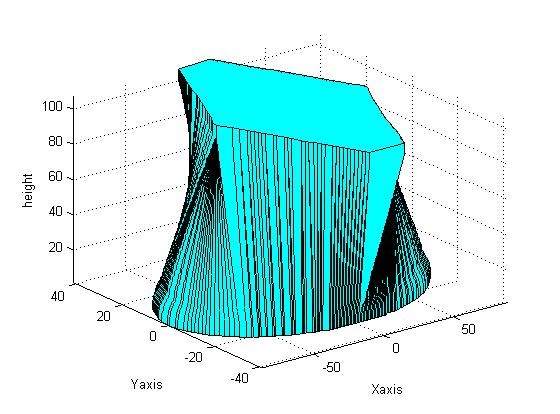
%> input picture P21/test.jpg, 560 x 414 px
$ octave --eval "result = mainProgramTest21;"   (GNU Octave 9; MATLAB toolbox functions it lacks are replaced by stand-ins)
%> lines starting %> are read from the running program, lines starting %| are printed output that depends on the picture; in (x1, y1, x2, y2) boxes, pixels count from 0 and x2, y2 are one past the last pixel; in counts of white or black regions, pixels touching at a corner belong together; the program's own positions count from 1
### P21/Get_file.m
function [D]=Get_file()
[filename,pathname] = uigetfile({'*.png';'*.jpg';'*.tif';'*.*'}, 'Get Image file');
%> the answer given: test.jpg
        fich1 = fullfile(pathname,filename);
        D=imread(fich1);
%> D is the input picture: size 414x560x3 uint8; mean R, G, B 192.8, 231.7, 231.7


### P21/sortedPoint.m
function [ pout ] = sortedPoint( p )
%UNTITLED3 Summary of this function goes here
%   Detailed explanation goes here

px = p(:,1);
py = p(:,2);

cx = mean(px);
cy = mean(py);

a = atan2(py-cy,px-cx);

[~,ord] = sort(a);

px = px(ord);
py = py(ord);

pout = [px py];

end

### P21/mainProgramTest21.m
function [out] = mainProgramTest21()
clear all;close all;
img = Get_file();
%img = imrotate(img,90);
try
I = rgb2gray(img);
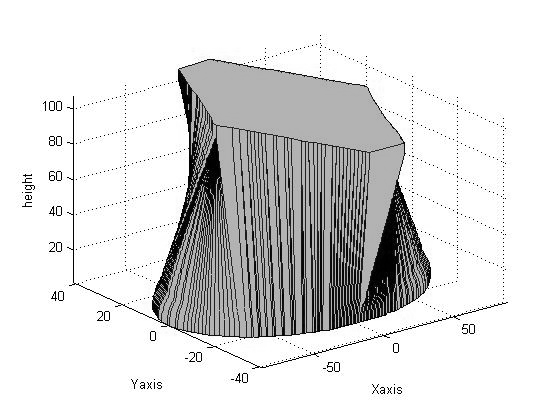
%> I: size 414x560 uint8; min 0, max 255, mean 220
catch ex
    I = im2bw(img);
end
%% get X Y
ff = edge(I,'canny');
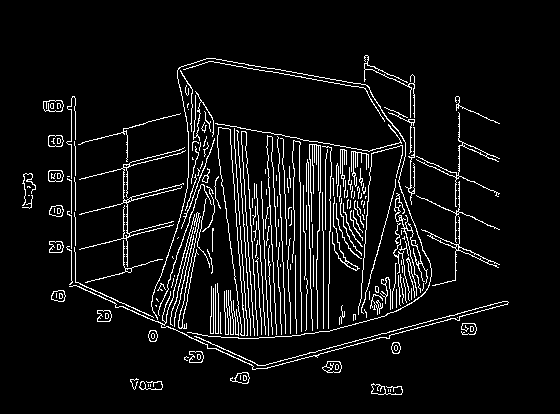
%> ff: size 414x560 logical; 6.7% white in thin lines or dots, all inside (x1, y1, x2, y2) = (22, 55, 509, 395)
[y, x] = find(ff == 1);
%> y = 15640 values from 56 to 395; x = 15640 values from 23 to 509
edgesnap = [x(:),y(:)];
set(0,'RecursionLimit',3000);
figure,imshow(img);hold on;
a = sortedPoint(edgesnap);
%> in sortedPoint, `cx = mean(px);`: cx = 275.7
%> in sortedPoint, `cy = mean(py);`: cy = 230.7
%[a,~] = dpsimplify(a,1);
edgesnap = a;
%% =============== First draw =============== %%
k = 1;

while k == 1
[~, maskX1,maskY1] = roipoly;
disp(['if proceed please click but if not please press a button']);
k = waitforbuttonpress;
end
xy1 = [];
for count = 1:size(maskX1,1)-2
[x, y]=bresenham(maskX1(count),maskY1(count),maskX1(count+1),maskY1(count+1));
xy1 = [xy1;x,y];
end
        % Snap line
matching = knnclassify(xy1,edgesnap,1:1:size(edgesnap,1));
newSnap1 = edgesnap(matching,1:2);
hold on,plot(edgesnap(matching,1),edgesnap(matching,2),'b*');
        % Rotate line
newSnap1 = rotateLine2(newSnap1); % rotate for other half
hold on,plot(newSnap1(:,1),newSnap1(:,2),'g-');
xy1Sh(:,1) = newSnap1(:,1)- min(newSnap1(:,1)) - ceil((max(newSnap1(:,1))-min(newSnap1(:,1)))/2);
xy1Sh(:,2) = newSnap1(:,2)- min(newSnap1(:,2)) - ceil((max(newSnap1(:,2))-min(newSnap1(:,2)))/2);

%% Second draw
k = 1;
while k == 1
[~, maskX2,maskY2] = roipoly;
disp(['if proceed please click but if not please press a button']);
k = waitforbuttonpress;
end
xy1 = [];
for count = 1:size(maskX2,1)-2
[x, y]=bresenham(maskX2(count),maskY2(count),maskX2(count+1),maskY2(count+1));
xy1 = [xy1;x,y];
end
        % Snap line
        matching = knnclassify(xy1,edgesnap,1:1:size(edgesnap,1));
        newSnap2 = edgesnap(matching,1:2);
        hold on,plot(edgesnap(matching,1),edgesnap(matching,2),'b*');
        % Rotate line
        newSnap2 = rotateLine2(newSnap2); % rotate for other half
        hold on,plot(newSnap2(:,1),newSnap2(:,2),'g-');
        xy2Sh(:,1) = newSnap2(:,1)- min(newSnap2(:,1)) - ceil((max(newSnap2(:,1))-min(newSnap2(:,1)))/2);
        xy2Sh(:,2) = newSnap2(:,2)- min(newSnap2(:,2)) - ceil((max(newSnap2(:,2))-min(newSnap2(:,2)))/2);

%% interpolation process

%clear maskX1;clear maskX2;clear maskY1;clear maskY2;
% simple width of shape
%tempH = ceil((size(newSnap2,1)-1)/2);
count = 1;
for i = newSnap1(1,2):1:newSnap2(1,2)
        tempFind = find(ff(i,:)); % search edge boundary
        width(count,1) = (tempFind(end) - tempFind(1));
% [8 lines of commented-out code are left out]

        count=count+1;
end
%clear count
% simple height of shape
divide = newSnap2(1,2)-newSnap1(1,2);% user

% tempH = newSnap1();
%clear tempH;

[libDist, shape] = interpProfile5(xy1Sh,xy2Sh,divide);
%[shape] = interpProfile(xy1,xy2,divide);
hold on;
%% sweep process
% [7 lines of commented-out code are left out]
model(1).XY = shape(end).XY;
for i = 2:1:size(width,1)
    idx = findCloset(libDist,width(i));
    if (width(i) >= (0.9 * libDist(idx))) && (width(i) <= (1.1 * libDist(idx)))
        model(i).XY = shape(idx).XY;
    else
        model(i).XY = model(i-1).XY;
    end
end
model(size(width,1)+1).XY = shape(1).XY;
% modelling
model11(model);
for d = 1:size(model,2)%% glitch
    tempA = smooth(model(d).XY);
    tempB = reshape(tempA,round(size(tempA,1)/2),2);
    smoothTest(d).XY = tempB;
    smoothTest(d).XY(1,1:2) = smoothTest(d).XY(end,1:2);
end
model11(smoothTest);
out.shape = shape;
out.model = model;
out.smooth = smoothTest;
out.width = width;
%save dataAlltoothpasteCir.mat;
end

function [idx]=findCloset(lib,val)
tmp = abs(lib-val);
[~, idx] = min(tmp); %index of closest value
%closest = lib(idx); %closest value
end
function []= model11(model)
reconX = [];reconY = [];reconZ = [];
shape = model;
for j = 1:size(shape,2)
    recon = shape(j).XY;
    reconX = [reconX ;recon(:,1)'];
    reconY = [reconY ;recon(:,2)'];
    reconZ = [reconZ ;(ones(1,size(reconX,2))*j)];
end
%creating model
figure,hSurface = surf(reconX,reconY,reconZ,'EdgeColor','k','MeshStyle','column','FaceColor','interp','FaceLighting','gouraud');
set(hSurface,'FaceColor','c');
hold on;
plot3((reconX(end,1:end))',(reconY(end,1:end))',(reconZ(end,1:end))','k-');
fill3((reconX(end,1:end))',(reconY(end,1:end))',(reconZ(end,1:end))','c')
plot3((reconX(1,1:end))',(reconY(1,1:end))',(reconZ(1,1:end))','k-');
fill3((reconX(1,1:end))',(reconY(1,1:end))',(reconZ(1,1:end))','c');
axis tight;
xlabel('Xaxis');ylabel('Yaxis');zlabel('height');
end
%> (the run ends here)

$ run again, on P21/bottle.jpg
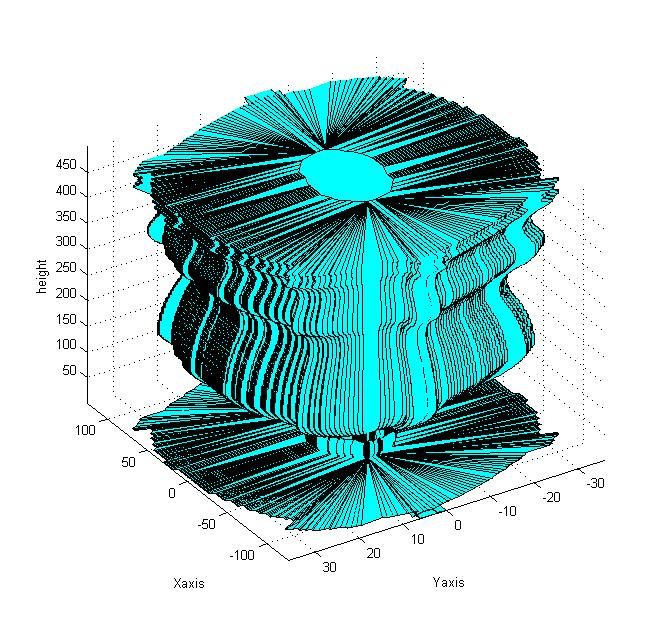
%> input picture P21/bottle.jpg, 667 x 629 px
%> in Get_file, D is the input picture: size 629x667x3 uint8; mean R, G, B 171.8, 207.7, 207.8
%> in mainProgramTest21, `I = rgb2gray(img);`:
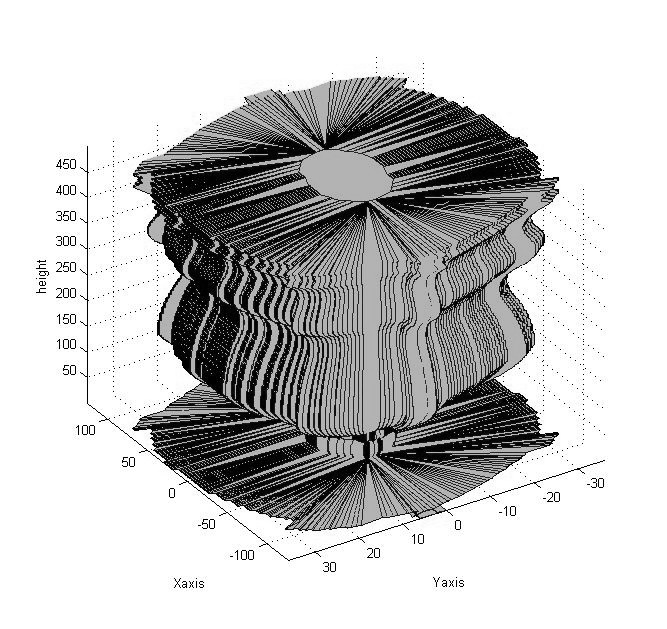
%> I: size 629x667 uint8; min 0, max 255, mean 197
%> in mainProgramTest21, `ff = edge(I,'canny');`:
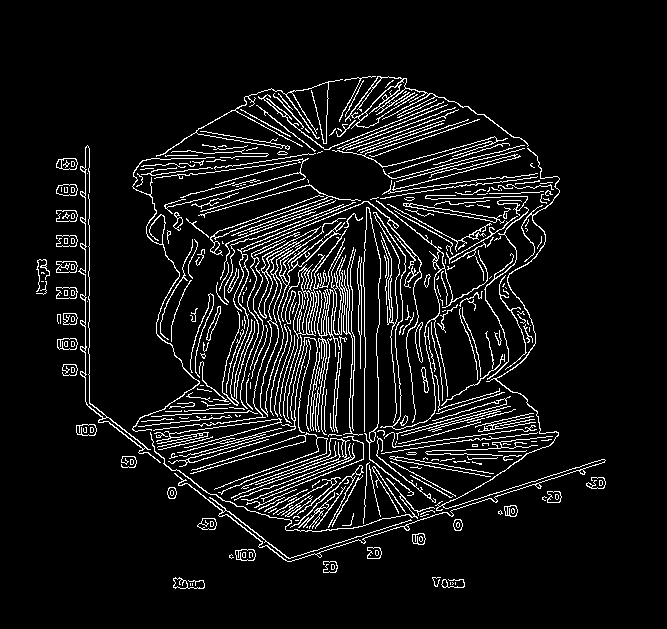
%> ff: size 629x667 logical; 8% white in thin lines or dots, all inside (x1, y1, x2, y2) = (36, 76, 606, 589)
%> y = 33360 values from 77 to 589; x = 33360 values from 37 to 606
%> cx = 329.6
%> cy = 320.7
